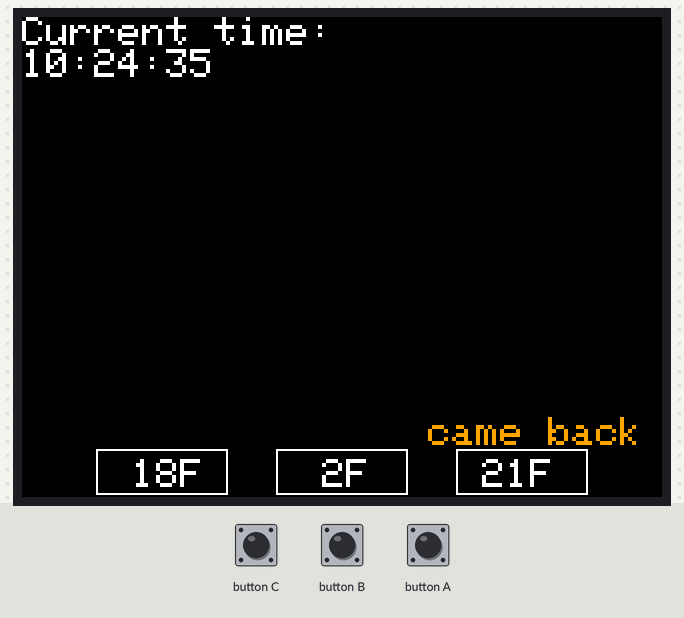
The sketch below on a simulated ESP32. Parts: 320×240 colour display. The inputs (shaded band) are chosen by the test bench. WiFi joins after 1.5 s; servers stay silent unless stated; network time is answered at once with the bench clock; uploads are accepted with an empty reply; the local clock reads 2024-03-15 10:24:30 at power-on unless the sketch sets it.

Above: at 5.3 s.
5.4 s: button C pressed for 1 s
At 7.1 s:
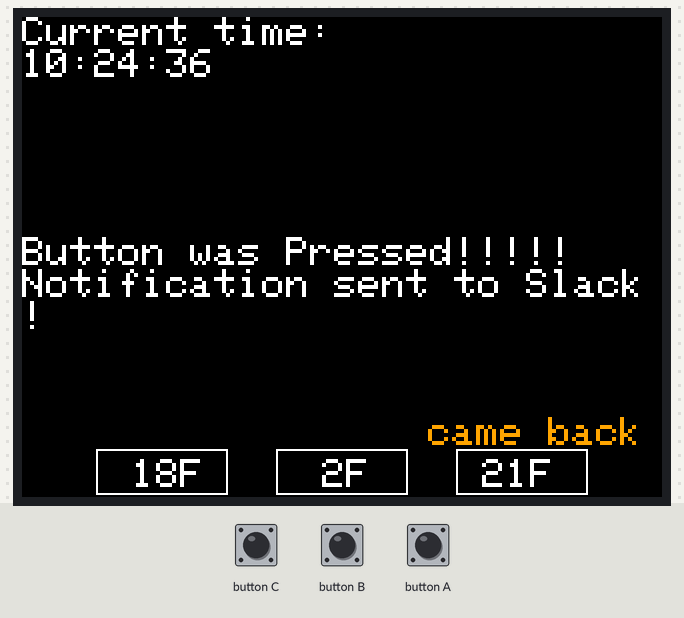
7.9 s: button B pressed for 1 s
At 8.69 s:
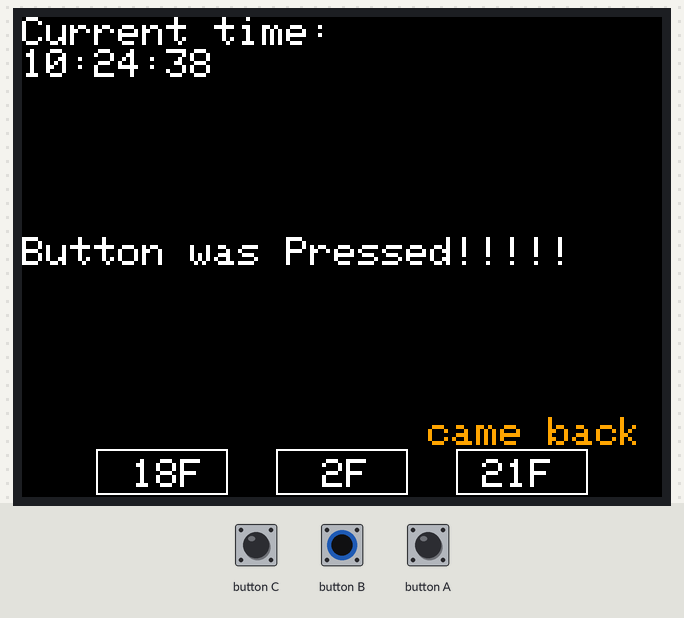
10.4 s: button A pressed for 1 s
At 11.9 s:
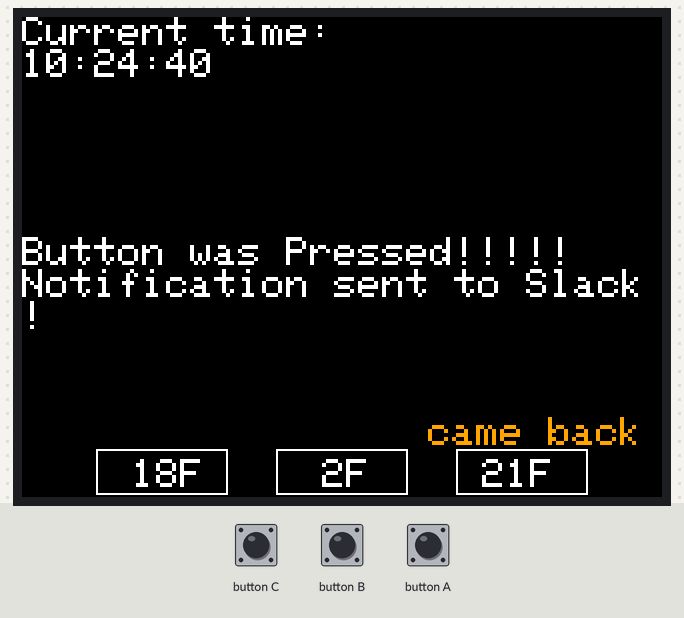
12.9 s: button C pressed for 1 s
At 13.43 s:
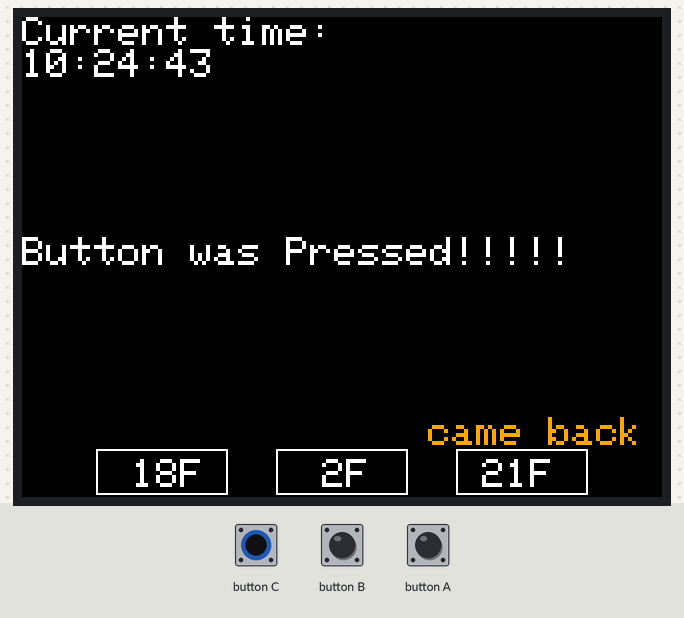
15.4 s: button B pressed for 1 s
At 16.7 s:
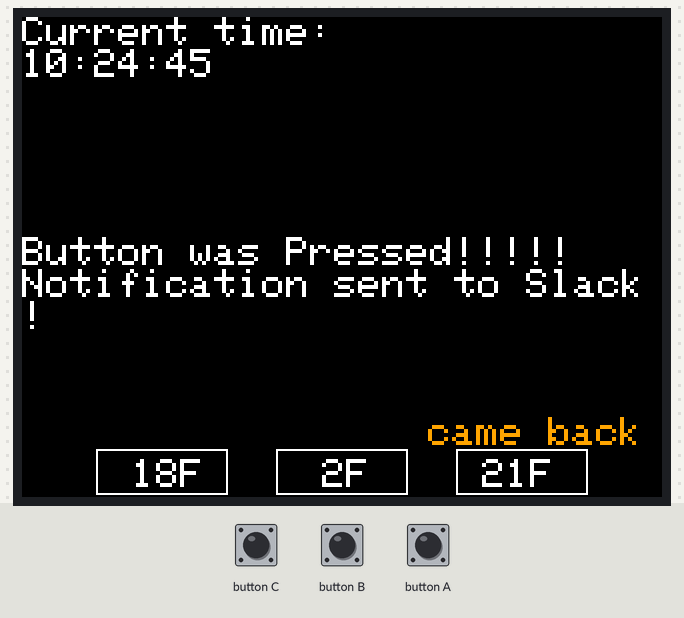
17.9 s: button A pressed for 0.2 s
At 18.17 s:
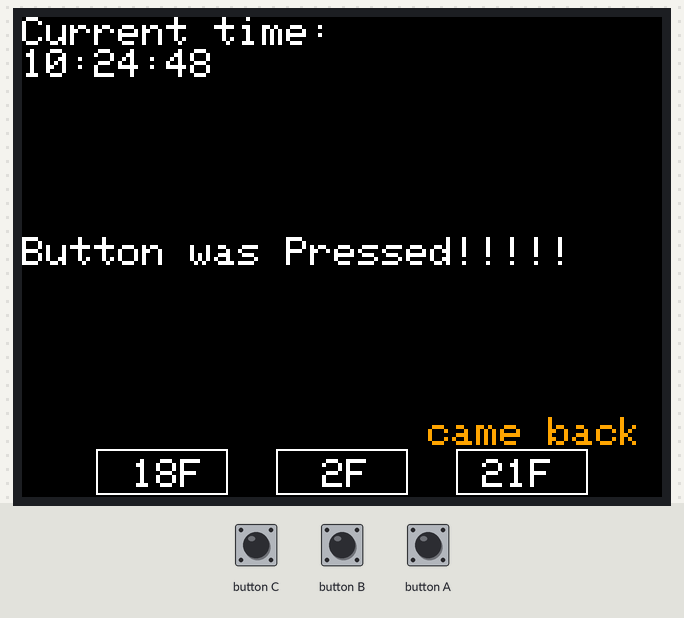
Timing chart, 0 to 20.6 s (numbered marks = the images above; inputs shaded):
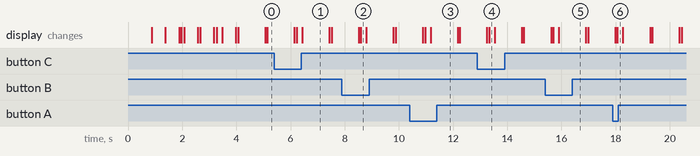

Measured:
- after the input at 5.4 s, the display: first differs from a run without the input after 0.83 s (image 1 shows a later state)
- after the input at 7.9 s, the display: first differs from a run without the input after 0.70 s (image 2)
- after the input at 10.4 s, the display: first differs from a run without the input after 0.57 s (image 3 shows a later state)
- after the input at 12.9 s, the display: first differs from a run without the input after 0.43 s (image 4)
- after the input at 15.4 s, the display: first differs from a run without the input after 0.30 s (image 5 shows a later state)
- after the input at 17.9 s, the display: first differs from a run without the input after 0.17 s (image 6)
- what the display in image 1 shows lasts 1.0 s, from 6.4 s to 7.4 s

The sketch:

RFID_DoorKey.ino
```cpp
#include <M5Stack.h>
#include <WiFi.h>
#include <NTPClient.h>
#include "MFRC522_I2C.h"
#include <HTTPClient.h>


// WiFi接続情報
const char *ssid     = "Buffalo-2G-47C0";
const char *password = "7ksad38v5svea";
// const char *ssid     = "elecom2g-f297fb";
// const char *password = "97pn7752rjdj";

//slack WebhookURL
const char *webhookUrl = "............................";

// NTPクライアントの設定
WiFiUDP ntpUDP;
NTPClient timeClient(ntpUDP, "pool.ntp.org", 9 * 3600, 60000);

//RFIDタグの初期化
MFRC522 mfrc522(0x28);

//ドアが開いている時間（＝RFIDが検出されていない時間）
unsigned long tagDetectionDuration = 0;

//今日の通知を送ったかどうか
bool isMessage = false;


//slackへ通知を送る
void postMessage(String message) {
  if (WiFi.status() == WL_CONNECTED) {
    HTTPClient http;
    http.begin(webhookUrl);
    http.addHeader("Content-Type", "application/json");

    String payload = "{\"text\":\"" + message + "\"}";

    int httpResponseCode = http.POST(payload);
    if (httpResponseCode == 200) {
      M5.Lcd.println("Notification sent to Slack!");
    } else {
      M5.Lcd.println("Failed to send notification.");
    }
    http.end();
  } else {
    M5.Lcd.println("No Wi-Fi connection.");
  }
}

//現在の時刻をm5stackに出力
void GetTime(){
    timeClient.update();

    //現在時刻の出力
    M5.Lcd.println("Current time:");
    String formattedTime = timeClient.getFormattedTime();//format: 13:47:40
    M5.Lcd.println(formattedTime);
    M5.Lcd.println("");
}

//日付を監視し、isMessageを更新する
void updateFlag(){
    timeClient.update();

    //時間と日付の取得
    int currentHour = timeClient.getHours();
    int currentSeconds = timeClient.getSeconds();//テスト用

    //m5stackに「時間」「秒」出力
    // M5.Lcd.print("Hour: ");
    // M5.Lcd.println(currentHour);
    // M5.Lcd.print("Seconds: ");
    // M5.Lcd.println(currentSeconds);

    //本番（0時になったらisMessageを更新）
    if(currentHour == 0){
      isMessage = false;
    }

    //テスト（0秒になったら(1分ごと)isMessageを更新）
    // if(currentSeconds == 0){
    //   isMessage = false;
    // }
}

void setup() {
    //共通のセットアップ
    Serial.begin(9600);
    M5.begin();   //M5stackオブジェクトの初期化
    M5.Power.begin();
    M5.Lcd.begin();
    M5.Lcd.setTextColor(WHITE); //テキストカラー
    M5.lcd.setTextSize(2);  //テキストサイズ
    M5.Lcd.setCursor(0, 0); //描画位置の設定
    M5.Lcd.fillScreen(BLACK); //背景色の設定
    Wire.begin();

    //Wifiのセットアップ
    M5.Lcd.println("Connecting to Wi-Fi...");
    WiFi.begin(ssid, password);
    while (WiFi.status() != WL_CONNECTED) {
      delay(500);
      M5.Lcd.print(".");
    }
    M5.Lcd.println("\nWi-Fi connected.");
    M5.Lcd.println("Getting time...");

    //timeClientのセットアップ
    timeClient.begin();
    timeClient.update();

    //RFIDのセットアップ
    mfrc522.PCD_Init();
}

void loop() {
    M5.Lcd.setCursor(0, 0);
    M5.Lcd.fillScreen(BLACK);

    M5.update();//ボタン状態更新

    //NTPサーバーから現在の時刻を取得し、出力
    GetTime();

    //1日一回だけ、最初のドアの施錠を検知し、slackへ通知する
    if(!isMessage){
      if (mfrc522.PICC_IsNewCardPresent() && mfrc522.PICC_ReadCardSerial()) {//タグ検出OK
        tagDetectionDuration =0;
      } else {//タグ検出NG（＝ドアが開いている可能性）
        tagDetectionDuration += 50;
      }

      if (tagDetectionDuration >= 150) { // タグが一定時間検出できない場合、ドアが開いているとする（Durationを設けないと、OpenedとClosedが交互に出力されてしまうため）
        M5.Lcd.println("Door Opened");
        postMessage("key");
        isMessage = true;
      } else {
        M5.Lcd.println("Door Closed");
      }
      delay(500);
    }else{
      //日付の更新とともにisMessageを更新
      updateFlag();

      //ここで画面UI作りたいな
      //本体ボタン項目表示
      M5.Lcd.drawRect(37, 216, 66, 23, WHITE);    // 本体ボタン表示枠用四角
      M5.Lcd.drawRect(127, 216, 66, 23, WHITE);
      M5.Lcd.drawRect(217, 216, 66, 23, WHITE);

      //日本語表示できるならやりたかったやつ
      // M5.Lcd.setTextFont(1.5);
      // M5.Lcd.setCursor(0, 50);
      // M5.Lcd.setTextColor(ORANGE);
      // M5.Lcd.println("When leaving the lab with the key, press one of the following buttons");

      M5.Lcd.setTextFont(1);                                // フォント
      M5.Lcd.setTextColor(WHITE);
      M5.Lcd.setCursor(55, 221);    M5.Lcd.print("18F");   // アナログ出力電圧アップボタン
      M5.Lcd.setCursor(150, 221);   M5.Lcd.print("2F"); // アナログ出力電圧ダウンボタン 135
      M5.Lcd.setCursor(230, 221);   M5.Lcd.print("21F"); // ON/OFFボタン

      M5.Lcd.setTextColor(ORANGE);
      M5.Lcd.setCursor(203, 200);   M5.Lcd.print("came back"); // ON/OFFボタン
      M5.Lcd.setTextColor(WHITE);

      //鍵の持ち出しを管理する
      M5.Lcd.setCursor(0, 110);
      if(M5.BtnA.wasPressed()){//18階に鍵を持ち出し
        M5.Lcd.println("Button was Pressed!!!!!");
        postMessage("18th floor");
      }else if(M5.BtnB.wasPressed()){//2階に鍵を持ち出し
        M5.Lcd.println("Button was Pressed!!!!!");
        postMessage("2nd floor");
      }else if(M5.BtnC.wasPressed()){//21階に鍵を返却
        M5.Lcd.println("Button was Pressed!!!!!");
        postMessage("21st floor");
      }

      delay(1000);
      return;
    }
}
```
